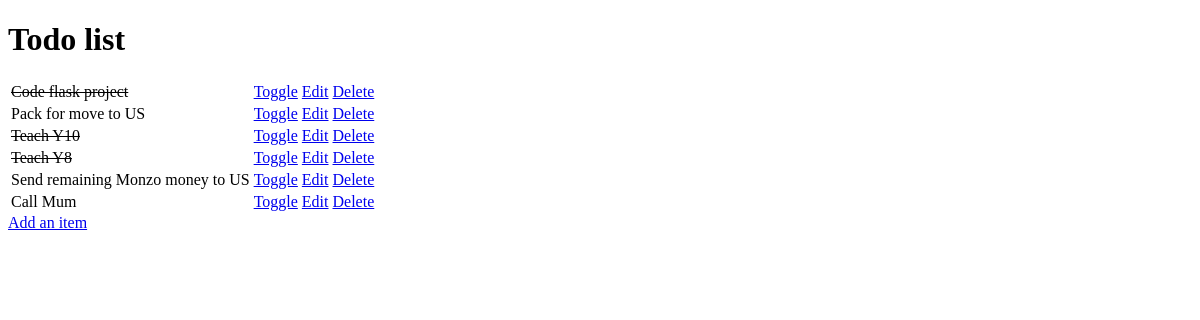
The app's page /, older data.
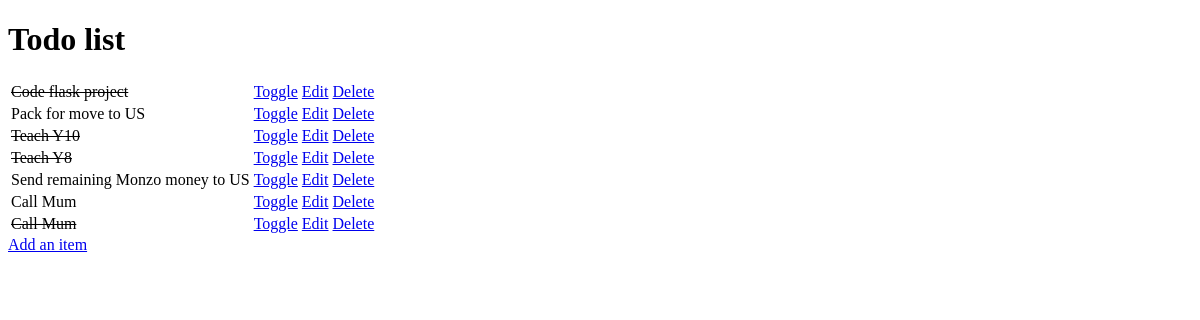
The same page, newer data.
### todo/models.py (models this page shows, shortened)
class Item(models.Model):
    name = models.CharField(max_length=50, null=False, blank=False)
    done = models.BooleanField(null=False, blank=False, default=False)

### todo/views.py (the view)
# urls.py: path('', views.get_todo_list, name='get_todo_list'),
def get_todo_list(request):
    items = Item.objects.all()  # Django auto generates id for each item
    context = {
        "items": items
    }
    return render(request, "todo/todo_list.html", context)

### todo/templates/todo/todo_list.html (shortened to what this page needs)
<!DOCTYPE html>
<html lang="en">
<head>
</head>
<body>
    <h1>Todo list</h1>
    <table>
       {% for item in items %}
        <tr>
            {% if item.done %}
            <td><s>{{ item.name }}</s></td>
            {% else %}
            <td>{{ item.name }}</td>
            {% endif %}
            <td>
                <a href="/toggle/{{ item.id }}">Toggle</a>
            </td>
            <td>
                <a href="/edit/{{ item.id }}">Edit</a>
            </td>
            <td>
                <a href="/delete/{{ item.id }}">Delete</a>
            </td>
        </tr>
       {% endfor %}
    </table>
    <a href="/add">Add an item</a>
</body>
</html>

Row changes from the older to the newer data that the page shows:
added Item: name "Call Mum"
